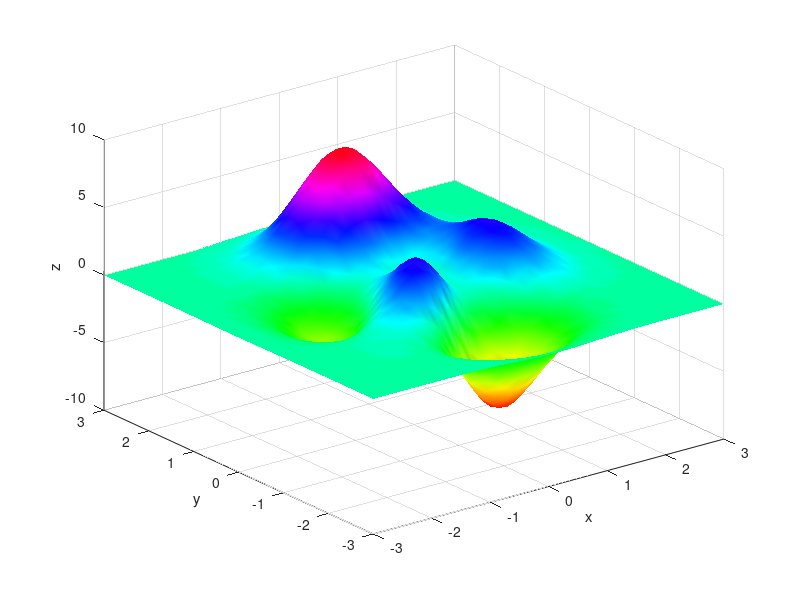

This figure's MATLAB source:
clear all;
close all;
[x,y,z]=peaks(40);
figure;
surf(x,y,z);
colormap(hsv);
caxis auto
v1=caxis
xlabel('x');
ylabel('y');
zlabel('z');
shading interp;